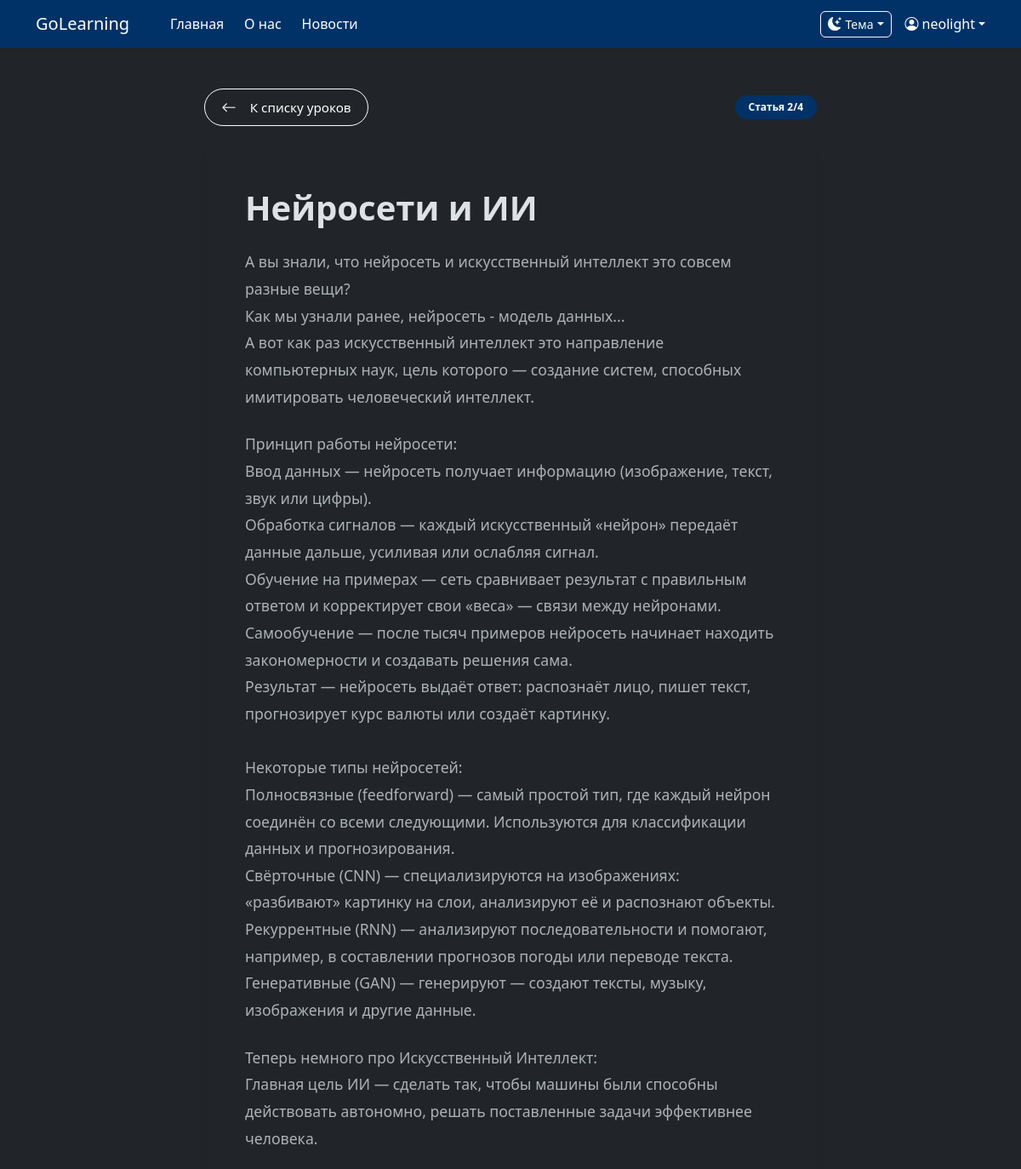
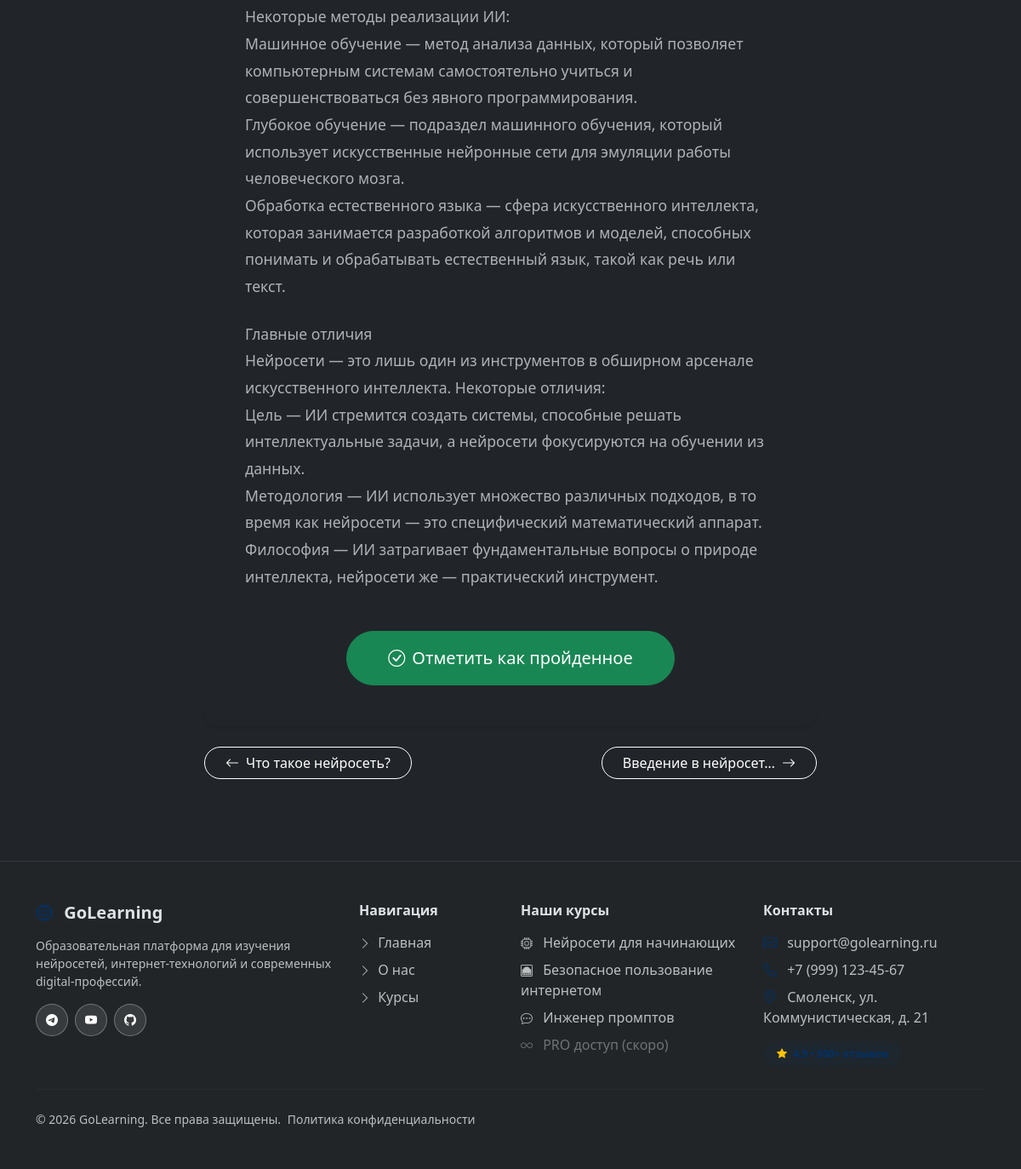
Page /neuro-start/lesson/2/ (signed in) on the committed database (2 pictures, top to bottom).
### learningbase/models.py (models this page shows, shortened)
class Lesson(models.Model):
    COURSE_CHOICES = (
        ('neuro', 'Нейросети для начинающих'),
        ('ethernet', 'Безопасное пользование интернетом'),
        ('prompt', 'Инженер промптов'),
    )
    LESSON_TYPES = (
        ('article', 'Статья'),
        ('test', 'Тест'),
    )
    course = models.CharField(max_length=20, choices=COURSE_CHOICES, default='neuro', verbose_name="Курс")
    title = models.CharField(max_length=200, verbose_name="Название урока")
    lesson_type = models.CharField(max_length=10, choices=LESSON_TYPES, default='article', verbose_name="Тип урока")
    content = models.TextField(blank=True, verbose_name="Содержание статьи")
    order = models.IntegerField(default=0, verbose_name="Порядок")
    class Meta:
        verbose_name = 'Урок'
        verbose_name_plural = 'Уроки'
        ordering = ['course', 'order']

### learningbase/views.py (the view)
# urls.py: path('neuro-start/lesson/<int:lesson_id>/', views.neuro_lesson_detail, name='neuro_lesson_detail'),
@login_required
def neuro_lesson_detail(request, lesson_id):
    if not request.session.session_key:
        request.session.save()
    lesson = get_object_or_404(Lesson, id=lesson_id, course='neuro', lesson_type='article')
    is_completed = UserProgress.objects.filter(
        session_key=request.session.session_key,
        lesson=lesson,
        completed=True
    ).exists()
    all_lessons = list(Lesson.objects.filter(course='neuro').order_by('order'))
    current_index = None
    for i, l in enumerate(all_lessons):
        if l.id == lesson.id:
            current_index = i
            break
    all_articles = Lesson.objects.filter(course='neuro', lesson_type='article').order_by('order')
    article_numbers = {}
    for i, article in enumerate(all_articles, 1):
        article_numbers[article.id] = i
    prev_lesson = all_lessons[current_index - 1] if current_index and current_index > 0 else None
    next_lesson = all_lessons[current_index + 1] if current_index is not None and current_index < len(all_lessons) - 1 else None
    context = {
        'title': lesson.title,
        'lesson': lesson,
        'is_completed': is_completed,
        'prev_lesson': prev_lesson,
        'next_lesson': next_lesson,
        'all_lessons': all_lessons,
        'current_index': current_index + 1,
        'total_lessons': len(all_lessons),
        'current_article_number': article_numbers.get(lesson.id, 1),
        'total_articles': all_articles.count(),
    }
    return render(request, 'learningbase/neuro_lesson.html', context)

### learningbase/templates/learningbase/neuro_lesson.html (shortened to what this page needs)
{% extends 'base.html' %}
{% load static %}
{% block content %}
<div class="container py-4">
    <div class="row">
        <div class="col-lg-8 mx-auto">
            <div class="d-flex justify-content-between align-items-center mb-4">
                <a href="{% url 'neuro_start' %}" class="btn btn-outline-secondary btn-back">
                    <i class="bi bi-arrow-left me-2"></i>К списку уроков
                </a>
            <div>
                    <span class="badge bg-primary rounded-pill px-3 py-2">
                        Статья {{ current_article_number }}/{{ total_articles }}
                    </span>
                </div>
            </div>
            <div class="card border-0 shadow-sm rounded-4">
                <div class="card-body p-5">
                    <h1 class="display-6 fw-bold mb-4">{{ lesson.title }}</h1>
                    <div class="article-content text-body-secondary mb-5">
                        {{ lesson.content|linebreaks }}
                    </div>
                    {% if not is_completed %}
                    <div class="text-center">
                        <button class="btn btn-success btn-lg rounded-pill px-5 py-3" id="mark-complete" data-lesson-id="{{ lesson.id }}">
                            <i class="bi bi-check-circle me-2"></i>Отметить как пройденное
                        </button>
                    </div>
                    {% else %}
                    <div class="alert alert-success text-center rounded-pill">
                        <i class="bi bi-check-circle-fill me-2"></i>Урок пройден
                    </div>
                    {% endif %}
                </div>
            </div>
<div class="d-flex justify-content-between mt-4">
    {% if prev_lesson %}
        {% if prev_lesson.lesson_type == 'article' %}
            <a href="{% url 'neuro_lesson_detail' prev_lesson.id %}" class="btn btn-outline-primary rounded-pill nav-btn-custom">
                <i class="bi bi-arrow-left me-2"></i>{{ prev_lesson.title|truncatechars:20 }}
            </a>
        {% else %}
            <a href="{% url 'neuro_test_detail' prev_lesson.id %}" class="btn btn-outline-primary rounded-pill nav-btn-custom">
                <i class="bi bi-arrow-left me-2"></i>{{ prev_lesson.title|truncatechars:20 }}
            </a>
        {% endif %}
    {% else %}
        <div></div>
    {% endif %}
    {% if next_lesson %}
        {% if next_lesson.lesson_type == 'article' %}
            <a href="{% url 'neuro_lesson_detail' next_lesson.id %}" class="btn btn-outline-primary rounded-pill nav-btn-custom" id="next-lesson-link">
                {{ next_lesson.title|truncatechars:20 }}<i class="bi bi-arrow-right ms-2"></i>
            </a>
        {% else %}
            <a href="{% url 'neuro_test_detail' next_lesson.id %}" class="btn btn-outline-primary rounded-pill nav-btn-custom" id="next-lesson-link">
                {{ next_lesson.title|truncatechars:20 }}<i class="bi bi-arrow-right ms-2"></i>
            </a>
        {% endif %}
    {% else %}
        <a href="{% url 'neuro_start' %}" class="btn btn-outline-success rounded-pill nav-btn-custom">
            Завершить курс <i class="bi bi-check-circle ms-2"></i>
        </a>
    {% endif %}
</div>
        </div>
    </div>
</div>
{% endblock %}

### learningbase/templates/learningbase/includes/navigation.html (shortened to what this page needs)
<nav class="navbar navbar-expand-lg navbar-dark back-custom shadow-sm">
  <div class="container">
    <a class="navbar-brand d-flex align-items-center" href="{% url 'home' %}">
      <span class="fs-5 me-3">GoLearning</span>
    </a>
    <div class="collapse navbar-collapse" id="navbarContent">
      <ul class="navbar-nav me-auto">
        <li class="nav-item">
          <a class="nav-link active" href="{% url 'home' %}">
            Главная
          </a>
        </li>
        <li class="nav-item">
          <a class="nav-link active" href="{% url 'about' %}">
            О нас
          </a>
        </li>
        <li class="nav-item">
          <a class="nav-link active" href="{% url 'home' %}#posts">
            Новости
          </a>
        </li>
      </ul>
      <div class="d-flex align-items-center">
        {% include 'learningbase/includes/theme_switcher.html' %}
<div class="dropdown ms-3">
    {% if user.is_authenticated %}
    <a href="#" class="d-flex align-items-center text-white text-decoration-none dropdown-toggle" data-bs-toggle="dropdown">
        <i class="bi bi-person-circle me-1"></i>
        <span class="d-none d-md-inline">{{ user.username }}</span>
    </a>
    {% endif %}
</div>
      </div>
    </div>
  </div>
</nav>

### learningbase/static/learningbase/style.css (style rules this page uses)
.back-custom { background-color: #003268; }

### learningbase/static/learningbase/custom.css (style rules this page uses)
:root { --bs-primary: #003268; --bs-primary-rgb: 0, 50, 104; --bs-btn-bg: #003268; --bs-btn-border-color: #003268; --bs-btn-hover-bg: #00244d; --bs-btn-hover-border-color: #00244d; --bs-link-color: #003268; --bs-link-hover-color: #00244d; }
.bg-primary { background-color: #003268 !important; }
.btn-outline-primary { color: #ffffff !important; border-color: #003268 !important; }
a { color: #ffffff !important; }
.btn.rounded-pill { padding-left: 1.5rem; padding-right: 1.5rem; }
.nav-btn-custom { transition: all 0.3s ease; }
[data-bs-theme="dark"] .nav-btn-custom.btn-outline-primary { color: white !important; border-color: white !important; background-color: transparent !important; }
.nav-btn-custom.btn-outline-primary { transition: all 0.3s ease; }
[data-bs-theme="dark"] .nav-btn-custom.btn-outline-primary, [data-bs-theme="dark"] .btn-outline-secondary.btn-back { color: white !important; border-color: white !important; background-color: transparent !important; }
.btn-back { padding: 0.5rem 1.2rem; border-radius: 50px; font-size: 0.95rem; display: inline-flex; align-items: center; gap: 0.5rem; transition: all 0.3s ease; }
.btn-back i { font-size: 1.1rem; }

### learningbase/templates/learningbase/neuro_lesson.html (style rules this page uses)
.article-content { font-size: 1.1rem; line-height: 1.8; }
.article-content p { margin-bottom: 1.5rem; }

### rows in the picture
Lesson: title "Нейросети и ИИ", content "А вы знали, что нейросеть и искусственный интеллект это совсем разные вещи? Как мы узнали ранее, нейросеть - модель данных... А вот как раз искусственный интеллект это направление компьютерных наук, цель которого — создание систем, способных имитировать человеческий интеллект. Принцип работы нейросети: Ввод данных — нейросеть получает информацию (изображение, текст, звук или цифры). Обработка сигналов — каждый искусственный «нейрон» передаёт данные дальше, усиливая или ослабляя сигнал. Обучение на примерах — сеть сравнивает результат с правильным ответом и корректирует свои «веса» — связи между нейронами. Самообучение — после тысяч примеров нейросеть начинает находить закономерности и…"
Lesson: title "Что такое нейросеть?"
Lesson: title "Введение в нейросет…"

### other values in the picture
{{ user.username }} "neolight"
{{ current_article_number }} "2"
{{ total_articles }} "4"
